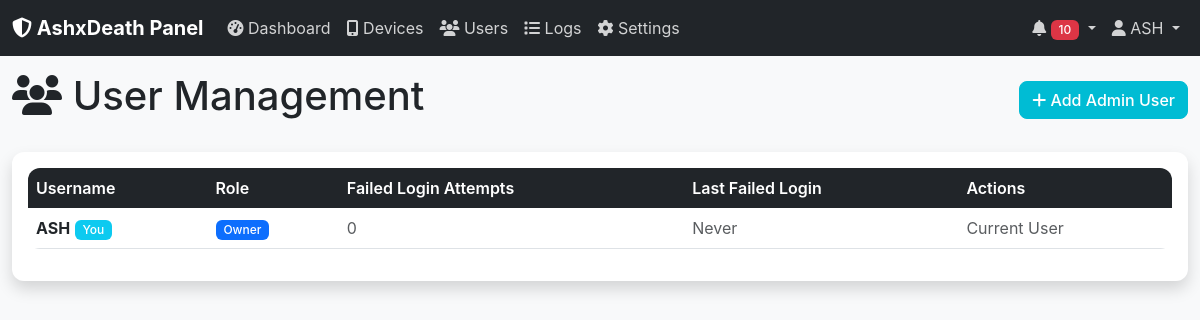
The app's page /users (signed in) with its own data.
### models.py (models this page shows, shortened)
class Setting(db.Model):
    __tablename__ = 'settings'
    setting_key = db.Column(db.String(100), primary_key=True)
    setting_value = db.Column(db.Text)

class User(db.Model):
    __tablename__ = 'users'
    id = db.Column(db.Integer, primary_key=True)
    username = db.Column(db.String(80), unique=True, nullable=False)
    password_hash = db.Column(db.String(256), nullable=False)
    is_admin = db.Column(db.Integer, default=0)
    is_owner = db.Column(db.Integer, default=0)
    failed_login_attempts = db.Column(db.Integer, default=0)
    last_failed_login_time = db.Column(db.DateTime)

### routes.py (the view)
@app.route('/users')
def users():
    if 'user_id' not in session or not session.get('is_owner'):
        flash('Access denied. Owner privileges required.', 'error')
        return redirect(url_for('dashboard'))
    users_list = User.query.all()
    return render_template('users.html', users=users_list)

### routes.py (called while the page is built)
def generate_csrf_token():
    if 'csrf_token' not in session:
        session['csrf_token'] = secrets.token_hex(16)
    return session['csrf_token']

@app.context_processor
def inject_csrf_token():
    context = dict(csrf_token=generate_csrf_token())
    if 'user_id' in session:
        unread_count = Notification.query.filter(
            (Notification.user_id == session['user_id']) | (Notification.user_id.is_(None)),
            Notification.read_status == 0
        ).count()
        context.update({
            'unread_count': unread_count,
            'site_name': get_setting('site_name', 'AshxDeath Panel')
        })
    return context

### utils.py (called while the page is built)
def get_setting(key, default_value=None):
    setting = Setting.query.filter_by(setting_key=key).first()
    return setting.setting_value if setting else default_value

### templates/users.html (shortened to what this page needs)
{% extends "base.html" %}
{% block content %}
<div class="row">
    <div class="col-12">
        <div class="d-flex justify-content-between align-items-center mb-4">
            <h1><i class="fas fa-users"></i> User Management</h1>
            <button type="button" class="btn btn-primary" data-bs-toggle="modal" data-bs-target="#addUserModal">
                <i class="fas fa-plus"></i> Add Admin User
            </button>
        </div>
    </div>
</div>
<div class="row">
    <div class="col-12">
        <div class="card shadow">
            <div class="card-body">
                {% if users %}
                <div class="table-responsive">
                    <table class="table table-hover">
                        <thead class="table-dark">
                            <tr>
                                <th>Username</th>
                                <th>Role</th>
                                <th>Failed Login Attempts</th>
                                <th>Last Failed Login</th>
                                <th>Actions</th>
                            </tr>
                        </thead>
                        <tbody>
                            {% for user in users %}
                            <tr>
                                <td>
                                    <strong>{{ user.username }}</strong>
                                    {% if user.id == session.user_id %}
                                    <span class="badge bg-info">You</span>
                                    {% endif %}
                                </td>
                                <td>
                                    {% if user.is_owner %}
                                    <span class="badge bg-primary">Owner</span>
                                    {% elif user.is_admin %}
                                    <span class="badge bg-success">Admin</span>
                                    {% else %}
                                    <span class="badge bg-secondary">User</span>
                                    {% endif %}
                                </td>
                                <td>
                                    {% if user.failed_login_attempts > 0 %}
                                    <span class="badge bg-warning">{{ user.failed_login_attempts }}</span>
                                    {% else %}
                                    <span class="text-muted">0</span>
                                    {% endif %}
                                </td>
                                <td>
                                    {% if user.last_failed_login_time %}
                                    {{ user.last_failed_login_time.strftime('%Y-%m-%d %H:%M') }}
                                    {% else %}
                                    <span class="text-muted">Never</span>
                                    {% endif %}
                                </td>
                                <td>
                                    {% if user.id != session.user_id %}
                                    <div class="btn-group" role="group">
                                        <form method="POST" action="{{ url_for('user_action') }}" class="d-inline">
                                            <input type="hidden" name="csrf_token" value="{{ csrf_token }}">
                                            <input type="hidden" name="action" value="toggle_admin">
                                            <input type="hidden" name="user_id" value="{{ user.id }}">
                                            <button type="submit" class="btn btn-sm btn-{{ 'warning' if user.is_admin else 'success' }}"
                                                    onclick="return confirm('{{ 'Demote from admin' if user.is_admin else 'Promote to admin' }}?')">
                                                <i class="fas fa-{{ 'user-minus' if user.is_admin else 'user-plus' }}"></i>
                                                {{ 'Demote' if user.is_admin else 'Promote' }}
                                            </button>
                                        </form>
                                        <button type="button" class="btn btn-sm btn-info"
                                                data-bs-toggle="modal" data-bs-target="#resetPasswordModal{{ user.id }}">
                                            <i class="fas fa-key"></i> Reset Password
                                        </button>
                                        <form method="POST" action="{{ url_for('user_action') }}" class="d-inline">
                                            <input type="hidden" name="csrf_token" value="{{ csrf_token }}">
                                            <input type="hidden" name="action" value="delete_user">
                                            <input type="hidden" name="user_id" value="{{ user.id }}">
                                            <button type="submit" class="btn btn-sm btn-danger"
                                                    onclick="return confirm('Delete user {{ user.username }}?')">
                                                <i class="fas fa-trash"></i> Delete
                                            </button>
                                        </form>
                                    </div>
                                    {% else %}
                                    <span class="text-muted">Current User</span>
                                    {% endif %}
                                </td>
                            </tr>
                            {% endfor %}
                        </tbody>
                    </table>
                </div>
                {% else %}
                <div class="text-center py-4">
                    <i class="fas fa-users fa-3x text-muted mb-3"></i>
                    <h5>No users found</h5>
                    <p class="text-muted">There are no users in the system.</p>
                </div>
                {% endif %}
            </div>
        </div>
    </div>
</div>
{% endblock %}

### templates/base.html (shortened to what this page needs)
<!DOCTYPE html>
<html lang="en">
<head>
    <link href="https://cdn.jsdelivr.net/npm/bootstrap@5.3.0/dist/css/bootstrap.min.css" rel="stylesheet">
    <link rel="stylesheet" href="https://cdnjs.cloudflare.com/ajax/libs/font-awesome/6.4.0/css/all.min.css">
    <link rel="stylesheet" href="{{ url_for('static', filename='css/style.css') }}">
</head>
<body>
    {% if session.user_id %}
    <nav class="navbar navbar-expand-lg navbar-dark bg-dark">
        <div class="container-fluid">
            <a class="navbar-brand" href="{{ url_for('dashboard') }}">
                <i class="fas fa-shield-alt"></i> {{ site_name|default('AshxDeath Panel') }}
            </a>
            <div class="collapse navbar-collapse" id="navbarNav">
                <ul class="navbar-nav me-auto">
                    <li class="nav-item">
                        <a class="nav-link" href="{{ url_for('dashboard') }}">
                            <i class="fas fa-tachometer-alt"></i> Dashboard
                        </a>
                    </li>
                    <li class="nav-item">
                        <a class="nav-link" href="{{ url_for('devices') }}">
                            <i class="fas fa-mobile-alt"></i> Devices
                        </a>
                    </li>
                    {% if session.is_owner %}
                    <li class="nav-item">
                        <a class="nav-link" href="{{ url_for('users') }}">
                            <i class="fas fa-users"></i> Users
                        </a>
                    </li>
                    {% endif %}
                    <li class="nav-item">
                        <a class="nav-link" href="{{ url_for('logs') }}">
                            <i class="fas fa-list"></i> Logs
                        </a>
                    </li>
                    <li class="nav-item">
                        <a class="nav-link" href="{{ url_for('settings') }}">
                            <i class="fas fa-cog"></i> Settings
                        </a>
                    </li>
                </ul>
                <ul class="navbar-nav">
                    <li class="nav-item dropdown">
                        <a class="nav-link dropdown-toggle" href="#" id="notificationDropdown" role="button" data-bs-toggle="dropdown">
                            <i class="fas fa-bell"></i>
                            {% if unread_count > 0 %}
                            <span class="badge bg-danger">{{ unread_count }}</span>
                            {% endif %}
                        </a>
                    </li>
                    <li class="nav-item dropdown">
                        <a class="nav-link dropdown-toggle" href="#" id="userDropdown" role="button" data-bs-toggle="dropdown">
                            <i class="fas fa-user"></i> {{ session.username }}
                        </a>
                    </li>
                </ul>
            </div>
        </div>
    </nav>
    {% endif %}
    <div class="container-fluid">
        {% block content %}{% endblock %}
    </div>
    <div class="toast-container position-fixed top-0 end-0 p-3">
    </div>
</body>
</html>

### static/css/style.css (style rules this page uses)
:root { --primary-color: #00BCD4; --primary-hover: #00ACC1; --border-radius: 12px; --box-shadow-lg: 0 10px 15px -3px rgba(0, 0, 0, 0.1), 0 4px 6px -2px rgba(0, 0, 0, 0.05); --dark-color: #212529; --danger-color: #ef4444; --success-color: #10b981; --info-color: #0d6efd; --warning-color: #f59e0b; }
body { font-family: 'Inter', -apple-system, BlinkMacSystemFont, 'Segoe UI', Roboto, sans-serif; background-color: #f8f9fa; }
.card { border-radius: var(--border-radius); box-shadow: var(--box-shadow-lg); border: none; transition: transform 0.2s ease-in-out; }
.navbar-dark .navbar-nav .nav-link { color: rgba(255, 255, 255, 0.8); transition: color 0.2s ease; }
.navbar-brand { font-weight: 700; }
.table { border-radius: var(--border-radius); overflow: hidden; }
.table th { background-color: var(--dark-color); color: white; font-weight: 600; border: none; }
.table td { vertical-align: middle; }
.btn { border-radius: 8px; font-weight: 500; transition: all 0.2s ease; }
.btn-primary { background-color: var(--primary-color); border-color: var(--primary-color); }
.badge { font-weight: 500; border-radius: 6px; }

### records on screen
Setting: setting_value "AshxDeath Panel"
User: username "ASH", shows "You", is_owner "Owner", failed_login_attempts "0", shows "Never", shows "Current User"

### other values on screen
{{ unread_count }} "10"
